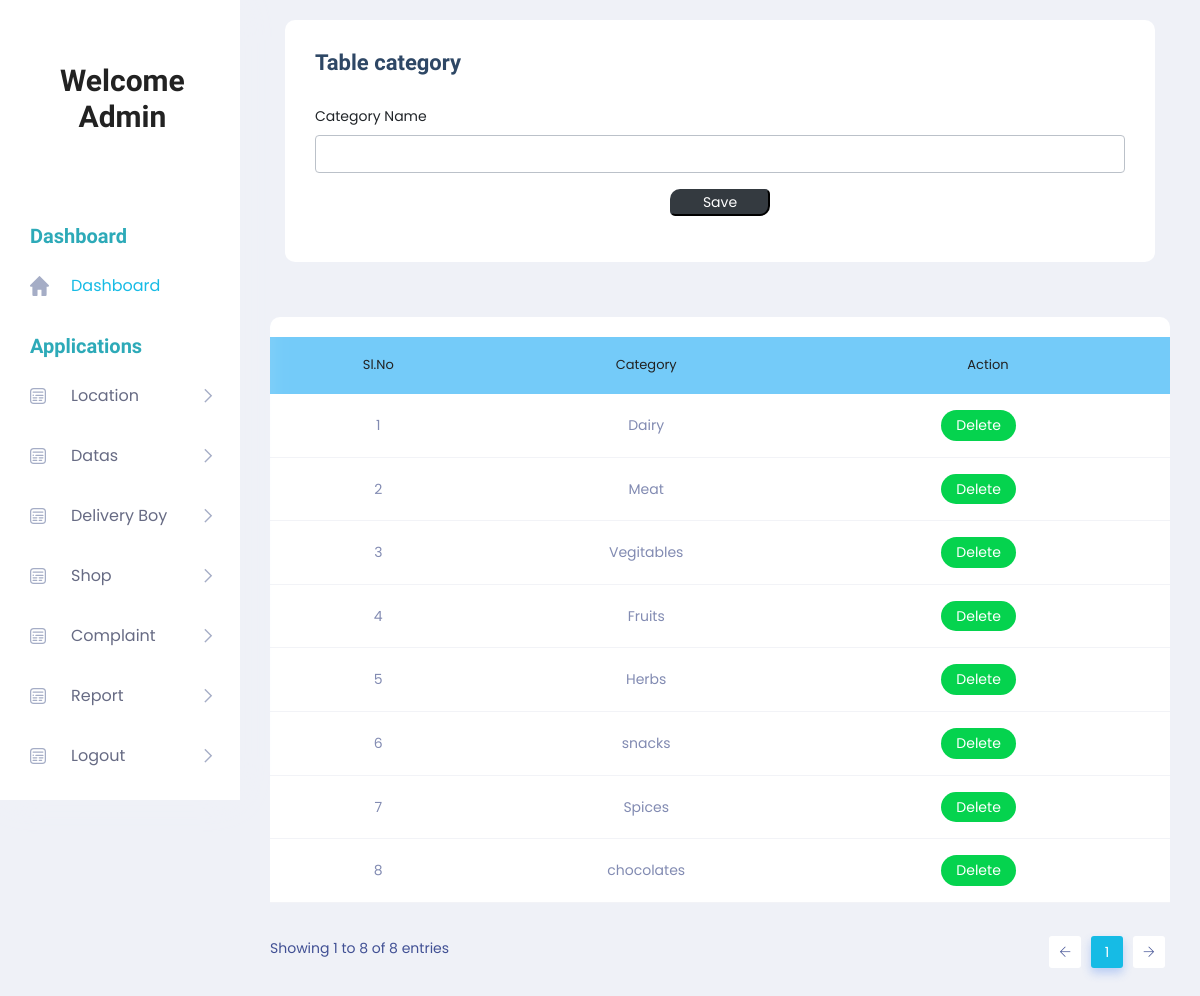
Screenshot of /Project/Admin/Category.php with the database file from the repository.
### tables this page shows
CREATE TABLE `tbl_category` (
  `category_id` int(11) NOT NULL,
  `category_name` varchar(100) NOT NULL
);

### Project/Admin/Category.php (the view, shortened to what this page needs)
<!DOCTYPE html PUBLIC "-//W3C//DTD XHTML 1.0 Transitional//EN" "http://www.w3.org/TR/xhtml1/DTD/xhtml1-transitional.dtd">
<html xmlns="http://www.w3.org/1999/xhtml">
<head>
</head>
<?php
include('Head.php');
?>
<body>
        <section class="main_content dashboard_part">
            <div class="main_content_iner ">
                <div class="container-fluid p-0">
                    <div class="row justify-content-center">
                        <div class="col-12">
                            <div class="QA_section">
                                <div class="white_box_tittle list_header">
                                    <div class="col-lg-12">
                                        <div class="white_box mb_30">
                                            <div class="box_header ">
                                                <div class="main-title">
                                                    <h3 class="mb-0" >Table category</h3>
                                                </div>
                                            </div>
                                            <form method="post">
                                                <div class="form-group">
                                                    <label for="txt_category">Category Name</label>
                                                    <input required="" type="text" class="form-control" id="txt_category" name="txt_category" autocomplete="off" required>
                                                </div>
                                                <div class="form-group" align="center">
<input type="submit" class="btn-dark" style="width:100px; border-radius: 10px 5px " name="btn_save" value="Save">
                                                </div>
                                            </form>
                                        </div>
                                    </div>
                                </div>
                                <div class="QA_table mb_30">
                                    <table class="table lms_table_active">
                                        <thead>
                                            <tr style="background-color: #74CBF9">
                                                <td align="center" scope="col">Sl.No</td>
                                                <td align="center" scope="col">Category</td>
                                                <td align="center" scope="col">Action</td>
                                            </tr>
                                        </thead>
                                        <tbody>
                                            <?php
                                                $i = 0;
                                                $selQry = "select * from tbl_category";
                                                $rs = $Conn->query($selQry);
                                                while ($data = $rs->fetch_assoc()) {
                                                    $i++;
                                            ?>
                                            <tr>
                                                <td align="center"><?php echo $i;?></td>
                                                <td align="center"><?php echo $data["category_name"];?></td>
                                                <td align="center"><a href="category.php?id=<?php echo $data["category_id"];?>" class="status_btn">Delete</a> &nbsp;&nbsp;&nbsp;&nbsp;
</td>                                            </tr>
                                            <?php
                                              }
                                            ?>
                                        </tbody>
                                    </table>
                                </div>
                            </div>
                        </div>
                    </div>
                </div>
            </div>
        </section>
        <?php
		include('Foot.php');
		?>
</body>
</html>

### rows the page displays
tbl_category: category_name "Dairy"
tbl_category: category_name "Meat"
tbl_category: category_name "Vegitables"
tbl_category: category_name "Fruits"
tbl_category: category_name "Herbs"
tbl_category: category_name "snacks"
tbl_category: category_name "Spices"
tbl_category: category_name "chocolates"
